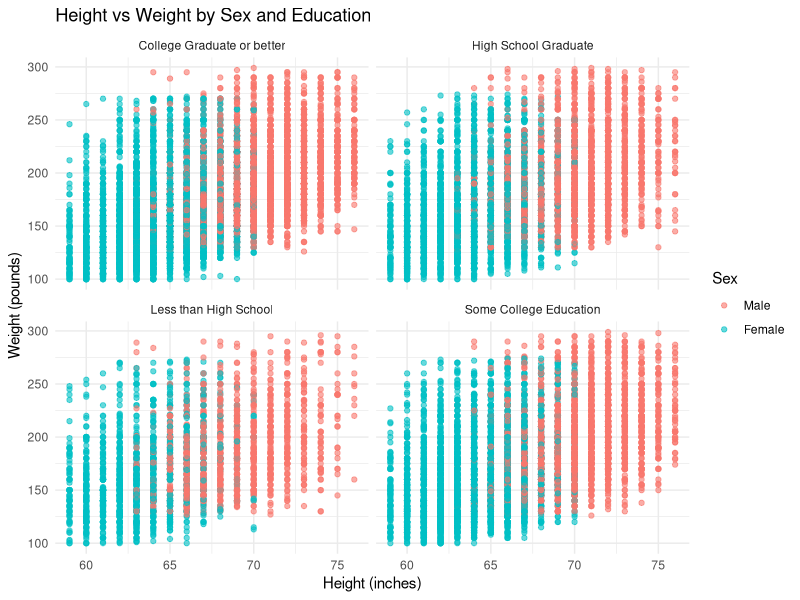
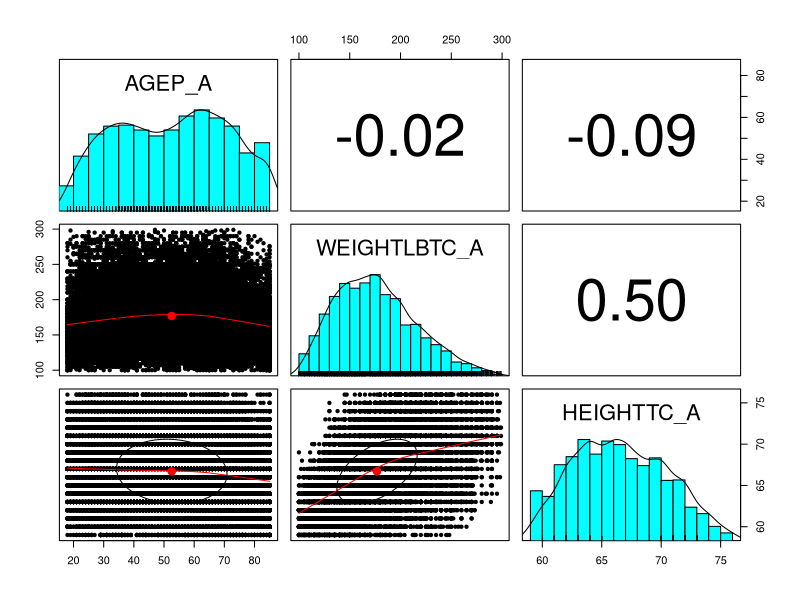

These charts were generated, in order, by the following R code:
# Day 4: Multivariate Analysis

# Load clean dataset
nhis_clean <- read.csv("Data/nhis_clean.csv")

# Scatter plot: Height vs Weight
library(ggplot2)

ggplot(nhis_clean, aes(x = HEIGHTTC_A, y = WEIGHTLBTC_A, color = factor(SEX_A,
                                                                        levels = c(1, 2),
                                                                        labels = c("Male", "Female")))) +
  geom_point(alpha = 0.6) +
  facet_wrap(~ EDUCP_A) +
  labs(
    title = "Height vs Weight by Sex and Education",
    x = "Height (inches)",
    y = "Weight (pounds)",
    color = "Sex"
  ) +
  theme_minimal()

# Correlation matrix
library(psych)

pairs.panels(
  nhis_clean[, c("AGEP_A", "WEIGHTLBTC_A", "HEIGHTTC_A")]
)
